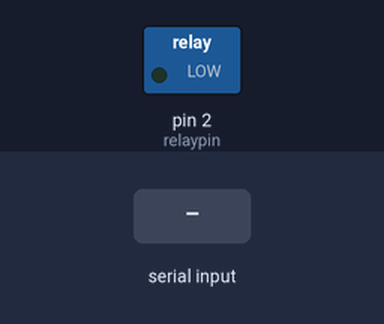
A sketch run on a simulated Arduino Uno, built with avr-gcc and run on an emulated ATmega328P. Parts: switched loads named in the sketch (green lamp = pin HIGH). Inputs (shaded band) come from the test bench.

Above: at 1.2 s.
1.3 s: "1" received over Serial
At 2.1 s:
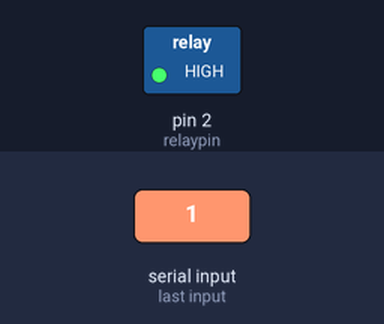
2.8 s: "0" received over Serial
At 3.2 s:
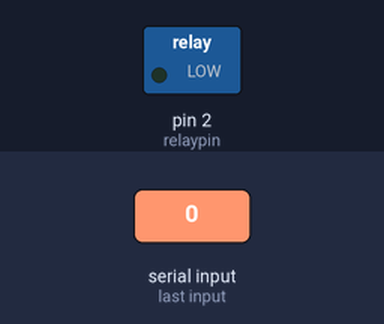
Timing chart, 0 to 5.8 s (numbered marks = the images above; inputs shaded):
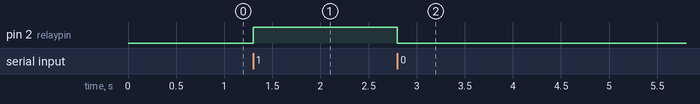

Measured:
- after the input at 1.3 s, pin 2 (relaypin): LOW → HIGH at once
- after the input at 2.8 s, pin 2 (relaypin): HIGH → LOW at once

The sketch:

LIGHTNING_ROOM.ino
```cpp
const int relaypin=2;
char data = 0;

void setup()
{
 Serial.begin(9600);
 pinMode(relaypin,OUTPUT);
}

void loop()
{
   if(Serial.available() > 0)
   {
     data = Serial.read();
   }

   if(data == '1')
   {
     digitalWrite(relaypin,HIGH);
   }

   if(data == '0')
   {
     digitalWrite(relaypin,LOW);
   }
}
```
